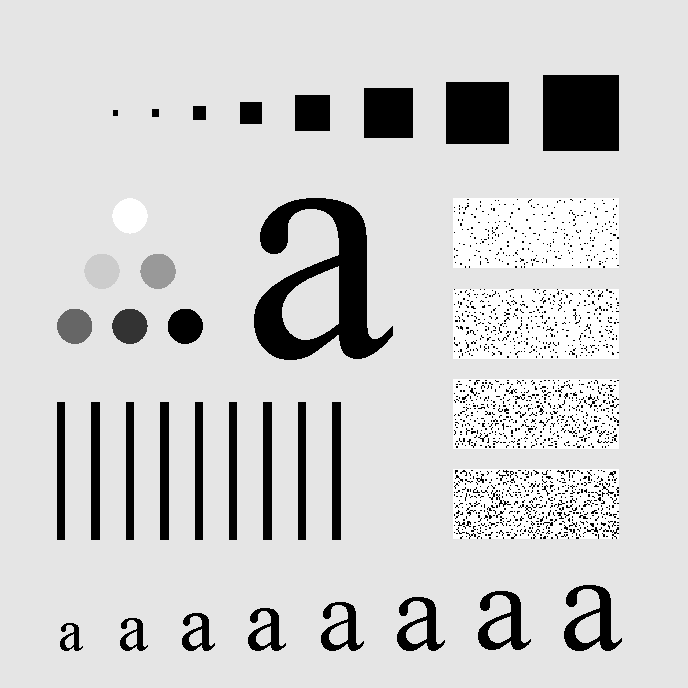
#> input picture Digital Image Processing/a.tif, 688 x 688 px
$ python high_pass_filter.py
#> lines starting #> are read from the running program, lines starting #| are printed output that depends on the picture
import cv2
import numpy as np
import matplotlib.pyplot as plt

image = cv2.imread('a.tif',0)
#> image is the input picture: shape (688, 688); min 0, max 255, mean 207.3
img = cv2.resize(image,(512,512))
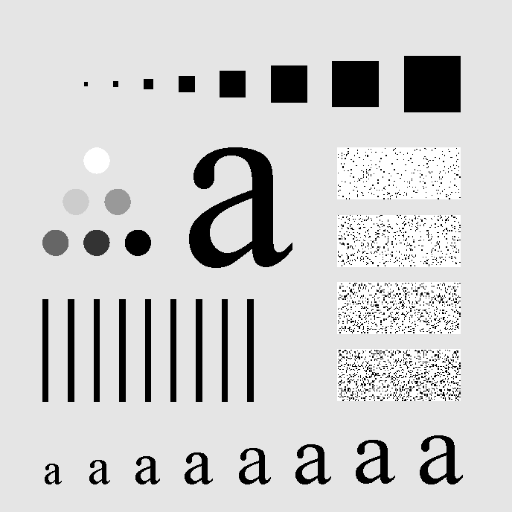
#> img: shape (512, 512); min 0, max 255, mean 207.3

mean = 10
stddev = 5
noise = np.random.normal(mean, stddev, img.shape)

noise_img = np.add(img,noise.astype(np.uint8))
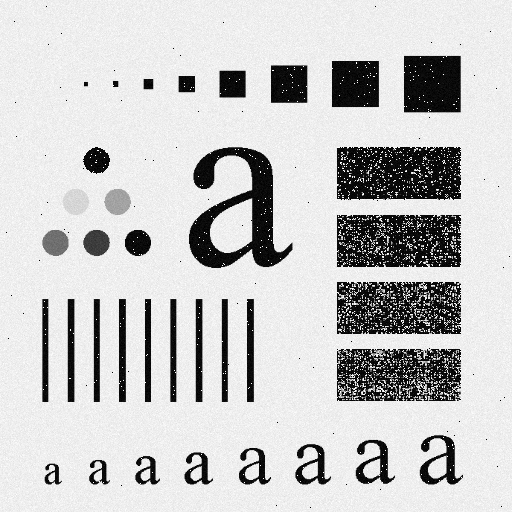
#> noise_img: shape (512, 512); min 0, max 255, mean 199.2

D0 = 15
F = np.fft.fftshift(np.fft.fft2(noise_img)) #describe
def gaussian_hpf(F):
        M,N = F.shape
#> M = 512; N = 512
        H = np.zeros((M,N))
        for u in range(M):
                for v in range(N):
                        D = np.sqrt((u-M//2)**2 + (v-N//2)**2)
                        H[u,v] = 1-np.exp(-D**2/(2*D0)**2)
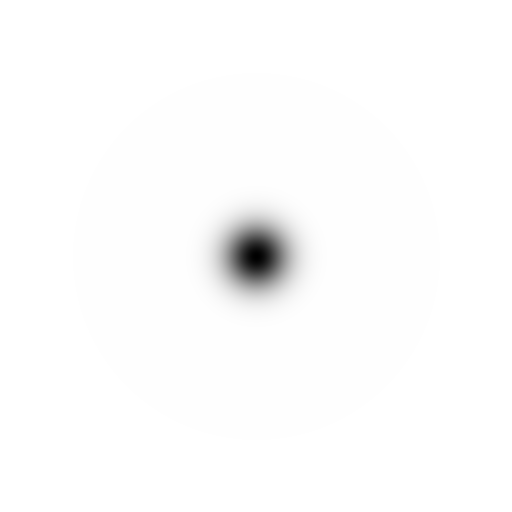
#> H: shape (512, 512) float64; min 0, max 1, mean 0.989

        new_img = H*F
        f_img = np.abs(np.fft.ifft2(new_img))
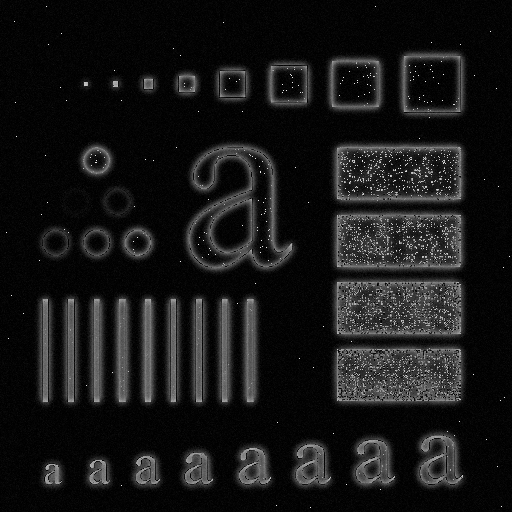
#> f_img: shape (512, 512) float64; min 7.72e-06, max 242.4, mean 23.2
        return f_img

n=2
def butter_hf(F):
        M,N = F.shape
#> M = 512; N = 512
        H = np.zeros((M,N))
        for u in range(M):
                for v in range(N):
                        D = np.sqrt((u-M//2)**2 + (v-N//2)**2)
                        H[u,v] = 1 - (1/(1+ (D/D0)**(2*n)))
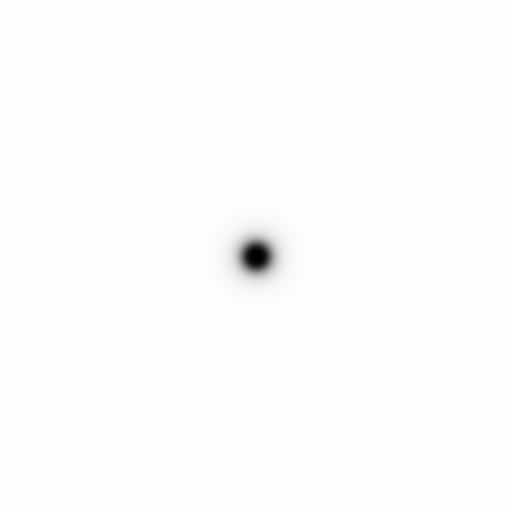
#> H: shape (512, 512) float64; min 0, max 1, mean 0.996

        new_img = H*F
        f_img = np.abs(np.fft.ifft2(new_img))
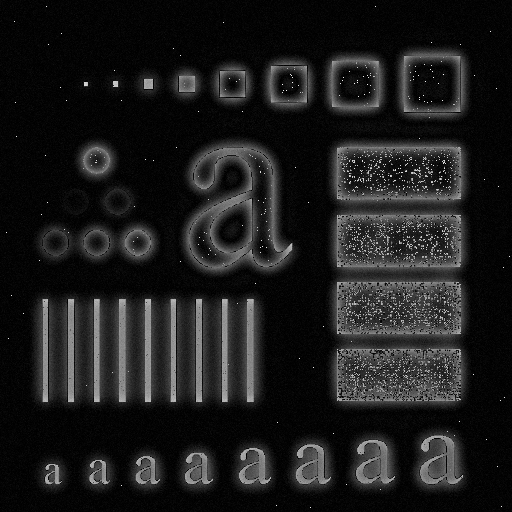
#> f_img: shape (512, 512) float64; min 3.48e-05, max 262.1, mean 29.4; drawn with min black and max white

        return f_img

g_hf = gaussian_hpf(F)
b_hf = butter_hf(F)
plt.subplot(221)
plt.imshow(img, cmap='gray')
plt.title('original image')

plt.subplot(222)
plt.imshow(g_hf, cmap='gray')
plt.title(f'gaussian high pass filter image with D0= {D0}')

plt.subplot(223)
plt.imshow(b_hf, cmap='gray')
plt.title(f"butterworth high pass filter image with D0= {D0}")
plt.axis('off')
plt.tight_layout()
plt.show()
